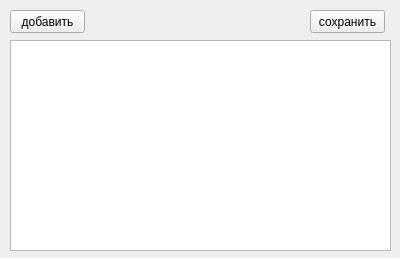
<?xml version="1.0" encoding="UTF-8"?>
<ui version="4.0">
 <class>Form</class>
 <widget class="QWidget" name="Form">
  <property name="geometry">
   <rect>
    <x>0</x>
    <y>0</y>
    <width>400</width>
    <height>258</height>
   </rect>
  </property>
  <property name="windowTitle">
   <string>Form</string>
  </property>
  <widget class="QTableWidget" name="tableWidget">
   <property name="geometry">
    <rect>
     <x>10</x>
     <y>40</y>
     <width>381</width>
     <height>211</height>
    </rect>
   </property>
  </widget>
  <widget class="QPushButton" name="pushButton">
   <property name="geometry">
    <rect>
     <x>10</x>
     <y>10</y>
     <width>75</width>
     <height>23</height>
    </rect>
   </property>
   <property name="text">
    <string>добавить</string>
   </property>
  </widget>
  <widget class="QPushButton" name="pushButton_2">
   <property name="geometry">
    <rect>
     <x>310</x>
     <y>10</y>
     <width>75</width>
     <height>23</height>
    </rect>
   </property>
   <property name="text">
    <string>сохранить</string>
   </property>
  </widget>
 </widget>
 <resources/>
 <connections/>
</ui>
